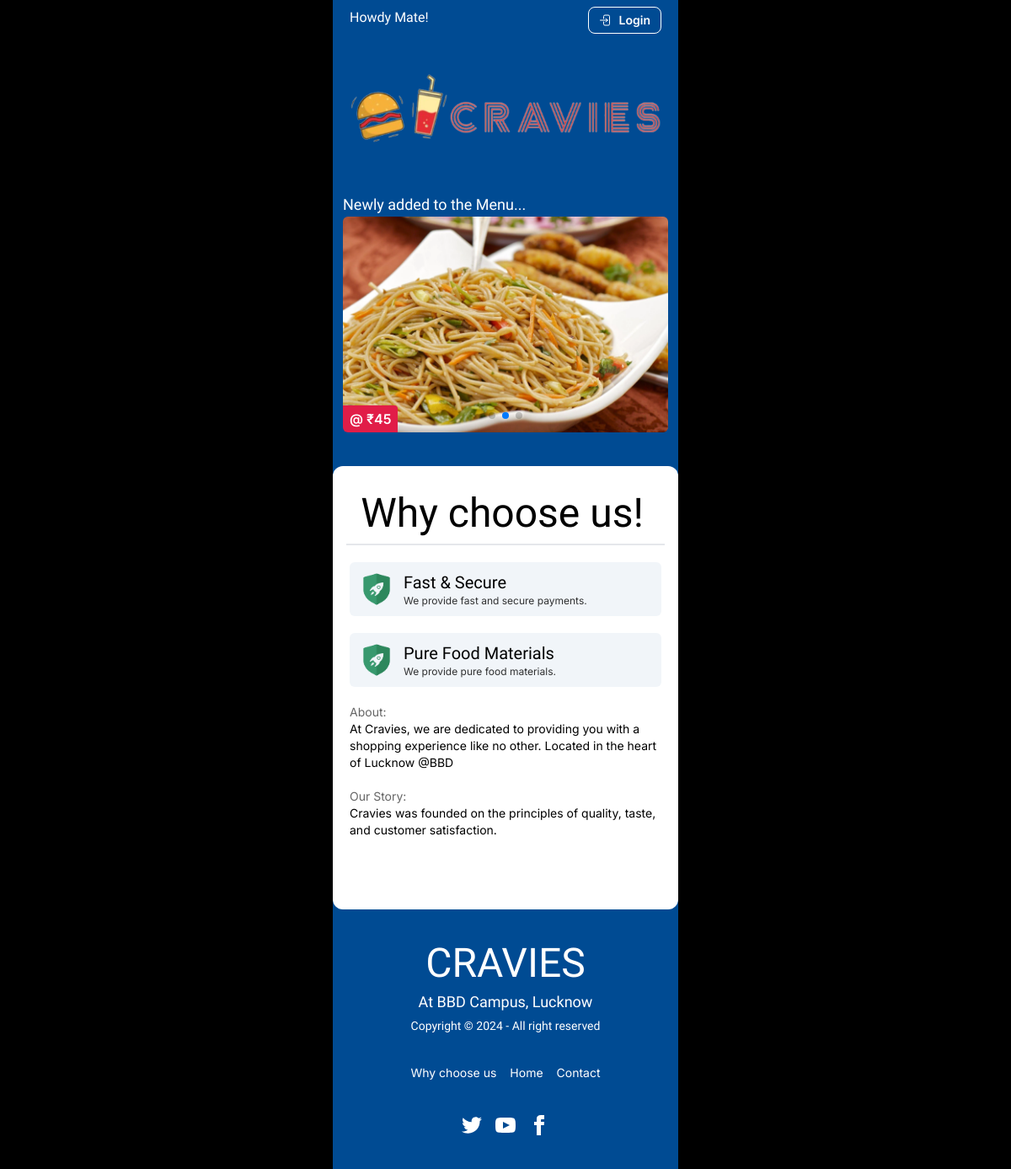
The page /about/ on the database its author committed.
### Store/models.py (models this page shows, shortened)
class Product(models.Model):
    shop = models.ForeignKey(Shop, on_delete=models.CASCADE, null=True, blank=True)
    name = models.CharField(max_length=50)
    price = models.IntegerField(default=0)
    product_ctgry = models.ForeignKey(Category, on_delete=models.CASCADE, default=1)
    description = models.TextField(blank=True, max_length=300)
    image = models.ImageField(upload_to="uploads/products/")
    offer_discounts = models.IntegerField(default=0)
    availibility = models.BooleanField(default=True)
    last_modified = models.DateTimeField(auto_now_add=True)
    visibility = models.BooleanField(default=True)

### Store/views.py (the view)
# urls.py: path('about/', views.AboutPage, name="aboutpage"),
def AboutPage(request):
    NEW_IN_THE_MENU = models.NewInTheMenu.objects.all()[0].name.all()
    return render(request, "store/about.html", {"NEW_IN_THE_MENU":NEW_IN_THE_MENU})

### templates/store/about.html
{% extends 'store/base.html' %}
{% block content %}
{% load static %}
    <div class="px-3 pb-10 text-white">
        {% include 'store/header.html' %}
        {% include 'store/sweeper.html' %}
    </div>
    <div class="bg-white text-black rounded-xl relative pb-16 pt-5">
        <div class="flex items-center justify-center border-b-2 py-3 mx-4">
            <h2 class="text-5xl Cookie pe-2">Why choose us!</h2>
        </div>
        <div class="p-5">
                <div class="flex flex-col gap-5">
                    <div class="flex bg-slate-100 p-2 rounded-md gap-2 items-center">
                        <div class="h-12 w-12">
                            <img src="{% static 'media/fast.png' %}" class="h-full w-full object-cover">
                        </div>
                        <div>
                            <p class="text-md teachers text-xl font-medium">Fast & Secure</p>
                            <p class="opacity-80 text-xs">We provide fast and secure payments.</p>
                        </div>
                    </div>
                    <div class="flex bg-slate-100 p-2 rounded-md gap-2 items-center">
                        <div class="h-12 w-12">
                            <img src="{% static 'media/fast.png' %}" class="h-full w-full object-cover">
                        </div>
                        <div>
                            <p class="text-md teachers text-xl font-medium">Pure Food Materials</p>
                            <p class="opacity-80 text-xs">We provide pure food materials.</p>
                        </div>
                    </div>
                </div>
                <p class="text-sm opacity-60 mt-5">About:</p>
                <p class="text-sm">At Cravies, we are dedicated to providing you with a shopping experience like no other. Located in the heart of Lucknow @BBD</p>
                <p class="text-sm opacity-60 mt-5">Our Story:</p>
                <p class="text-sm">Cravies was founded on the principles of quality, taste, and customer satisfaction.</p>
        </div>
    </div>
    {% include 'store/footer.html' %}
{% endblock %}

### templates/store/sweeper.html
{% load static %}
<div class="slider">
    <h3 class="teachers text-lg">Newly added to the Menu...</h3>
    <div class="swiper rounded-md">
        <div class="swiper-wrapper">
            {% for item in NEW_IN_THE_MENU %}
            <div class="swiper-slide">
                <div class="relative h-64 w-full">
                    <img src="{{item.image.url}}" alt="get net" class="h-full w-full object-fit">
                    <span class="absolute bg-rose-600 py-1 px-2 rounded-tr left-0 bottom-0 Inter font-semibold">@ ₹{{item.price}} </span>
                </div>
            </div>
            {% endfor %}
        </div>
        <div class="swiper-pagination"></div>
    </div>
</div>

### rows shown on the page
Product: image (picture), price "45"
